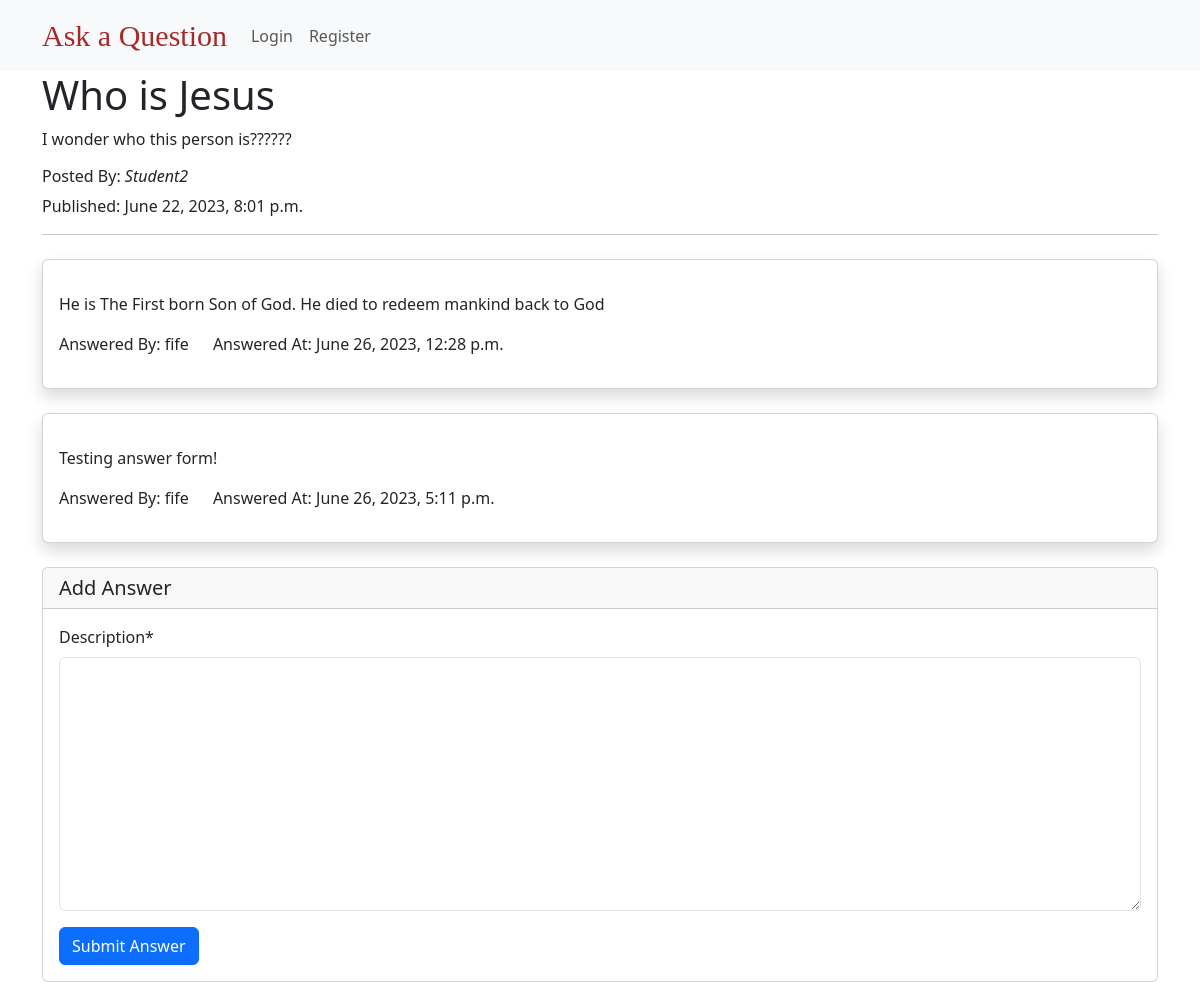
Screenshot of /question/who-is-jesus/ with the database file from the repository.
### questions/models.py (models this page shows, shortened)
class Question(models.Model):
    created_at = models.DateTimeField(auto_now_add=True)
    title = models.CharField(max_length=250)
    body = models.TextField()
    slug = models.SlugField(max_length=250, unique=True)
    author = models.ForeignKey(settings.AUTH_USER_MODEL,
                               on_delete=models.CASCADE, related_name="questions")

class Answer(models.Model):
    created_at = models.DateTimeField(auto_now_add=True)
    description = models.TextField()
    question = models.ForeignKey(Question, on_delete=models.CASCADE,
                                 related_name="answers")
    author = models.ForeignKey(settings.AUTH_USER_MODEL,
                               on_delete=models.CASCADE)

### users/models.py (models this page shows)
class CustomUser(AbstractUser):
    pass

### questions/views.py (the view)
# urls.py: path('question/<slug:slug>/', question_details, name='qdetails'),
def question_details(request, slug):
    question = get_object_or_404(Question, slug=slug)
    answer_list = Answer.objects.filter(question=question)
    if request.method == "POST":
        form = AnswerForm(request.POST)
        if form.is_valid():
            answer = form.save(commit=False)
            answer.question = question
            answer.author = request.user
            answer = form.save()
            return redirect('qdetails', slug=question.slug)
    else:
        form = AnswerForm()
    return render(request, 'QDetails.html', {'question': question, 'answer_list': answer_list, 'form': form})

### questions/forms.py
class AnswerForm(forms.ModelForm):
    class Meta:
        model = Answer
        fields = ['description']

### templates/QDetails.html (shortened to what this page needs)
{% extends 'base.html' %}
{% load crispy_forms_tags%}
{% block body %}
    <div class="container">
        <h1>{{ question.title }}</h1>
        <p>{{ question.body }}</p>
        <h6>Posted By: <i>{{ question.author }} </i></h6>
        <p>Published: {{ question.created_at  }}</p>
        <hr>
    </div>
    <div class="container">
        {% for answers in answer_list %}
            <div class="card mt-4 py-3 shadow">
                <div class="card-body">
                    <p class="card-text">{{answers.description}}</p>
                    <div class="row">
                        <div class="col col-md-auto">
                            Answered By: {{ answers.author.username }}
                        </div>
                        <div class="col col-md-auto">
                            Answered At: {{ answers.created_at}}
                        </div>
                    </div>
                </div>
            </div>
        {% endfor %}
    </div>
    <div class="container">
        <div class="card mt-4">
            <form method="post" novalidate>
                <h5 class="card-header">Add Answer</h5>
                <div class="card-body">
                    {{ form|crispy }}
                    <input type="submit" value="Submit Answer" class="btn btn-primary">
                </div>
            </form>
        </div>
    </div>
{% endblock  %}

### rows the page displays
Question: title "Who is Jesus", body "I wonder who this person is??????", author "Student2", created_at "June 22, 2023, 8:01 p.m."
Answer: description "He is The First born Son of God. He died to redeem mankind back to God", author.username "fife", created_at "June 26, 2023, 12:28 p.m."
Answer: description "Testing answer form!", author.username "fife", created_at "June 26, 2023, 5:11 p.m."
